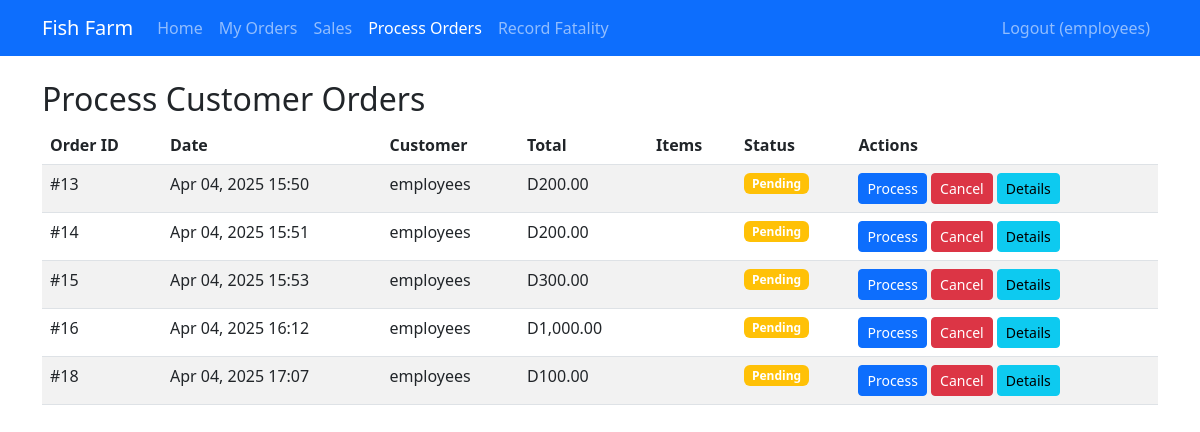
The page /process_orders.php (signed in) on the database as committed earlier.
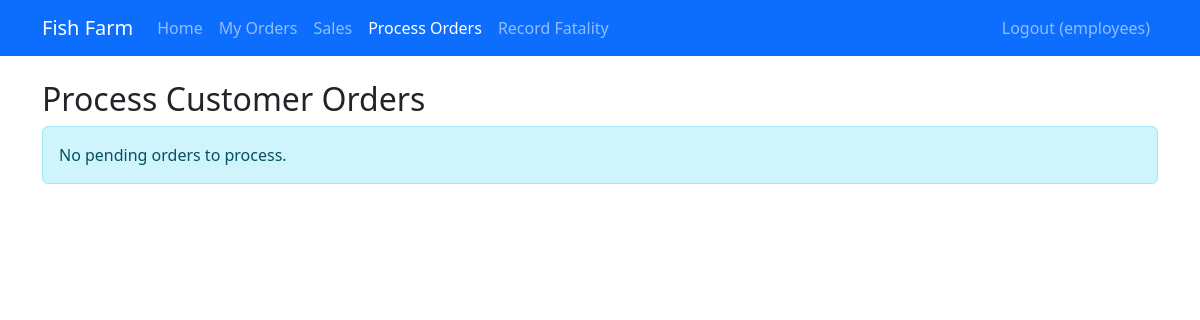
The same page on the database as committed later.
### tables this page shows
CREATE TABLE `orders` (
  `id` int(11) NOT NULL,
  `user_id` int(11) NOT NULL,
  `order_date` timestamp NOT NULL DEFAULT current_timestamp(),
  `status` enum('pending','processing','completed','cancelled') DEFAULT 'pending',
  `total_amount` decimal(10,2) NOT NULL
);

CREATE TABLE `users` (
  `id` int(11) NOT NULL,
  `username` varchar(50) NOT NULL,
  `password` varchar(255) NOT NULL,
  `email` varchar(100) NOT NULL,
  `role` enum('admin','employee','customer') DEFAULT 'customer',
  `created_at` timestamp NOT NULL DEFAULT current_timestamp()
);

### process_orders.php (the view, shortened to what this page needs)
<?php
require_once 'functions.php';
if (isAdmin()) {
    $orders = $pdo->query("
        SELECT o.*, u.username
        FROM orders o
        JOIN users u ON o.user_id = u.id
        WHERE o.status = 'pending'
        ORDER BY o.order_date
    ")->fetchAll();
} else {
    $orders = $pdo->query("
        SELECT o.*, u.username
        FROM orders o
        JOIN users u ON o.user_id = u.id
        WHERE o.status = 'pending'
        ORDER BY o.order_date
    ")->fetchAll();
}
include 'navbar.php';
?>
<!DOCTYPE html>
<html lang="en">
<head>
    <link href="https://cdn.jsdelivr.net/npm/bootstrap@5.3.0/dist/css/bootstrap.min.css" rel="stylesheet">
</head>
<body>
    <div class="container mt-4">
        <h2>Process Customer Orders</h2>
        <?php if (empty($orders)): ?>
            <div class="alert alert-info">No pending orders to process.</div>
        <?php else: ?>
            <div class="table-responsive">
                <table class="table table-striped">
                    <thead>
                        <tr>
                            <th>Order ID</th>
                            <th>Date</th>
                            <th>Customer</th>
                            <th>Total</th>
                            <th>Items</th>
                            <th>Status</th>
                            <th>Actions</th>
                        </tr>
                    </thead>
                    <tbody>
                        <?php foreach ($orders as $order):
                        ?>
                            <tr>
                                <td>#<?= $order['id'] ?></td>
                                <td><?= date('M d, Y H:i', strtotime($order['order_date'])) ?></td>
                                <td><?= htmlspecialchars($order['username']) ?></td>
                                <td>D<?= number_format($order['total_amount'], 2) ?></td>
                                <td>
                                </td>
                                <td>
                                    <span class="badge
                                        <?= $order['status'] === 'completed' ? 'bg-success' : ($order['status'] === 'processing' ? 'bg-primary' : ($order['status'] === 'cancelled' ? 'bg-danger' : 'bg-warning')) ?>">
                                        <?= ucfirst($order['status']) ?>
                                    </span>
                                </td>
                                <td>
                                    <form method="POST" class="d-inline">
                                        <?php if ($order['status'] === 'pending'): ?>
                                            <button type="submit" name="action" value="processing"
                                                class="btn btn-sm btn-primary">Process</button>
                                        <?php endif; ?>
                                        <button type="submit" name="action" value="cancelled"
                                            class="btn btn-sm btn-danger">Cancel</button>
                                    </form>
                                    <button class="btn btn-sm btn-info" data-bs-toggle="modal"
                                        data-bs-target="#orderDetailsModal"
                                        data-orderid="<?= $order['id'] ?>">
                                        Details
                                    </button>
                                </td>
                            </tr>
                        <?php endforeach; ?>
                    </tbody>
                </table>
            </div>
        <?php endif; ?>
    </div>
</body>
</html>

Rows that differ between the two databases and show on the page:
no longer on this page (row edited): orders: id "13", order_date "Apr 04, 2025 15:50", user.username "employees", total_amount "200.00", status "Pending", shows "Process"
no longer on this page (row edited): orders: id "14", order_date "Apr 04, 2025 15:51", user.username "employees", total_amount "200.00", status "Pending", shows "Process"
no longer on this page (row edited): orders: id "15", order_date "Apr 04, 2025 15:53", user.username "employees", total_amount "300.00", status "Pending", shows "Process"
no longer on this page (row edited): orders: id "16", order_date "Apr 04, 2025 16:12", user.username "employees", total_amount "1,000.00", status "Pending", shows "Process"
removed orders: id "18", order_date "Apr 04, 2025 17:07", user.username "employees", total_amount "100.00", status "Pending", shows "Process"
Other text that changed with them:
text no longer shown: "Order ID Date Customer Total Items Status Actions"
text now shown: "No pending orders to process."
